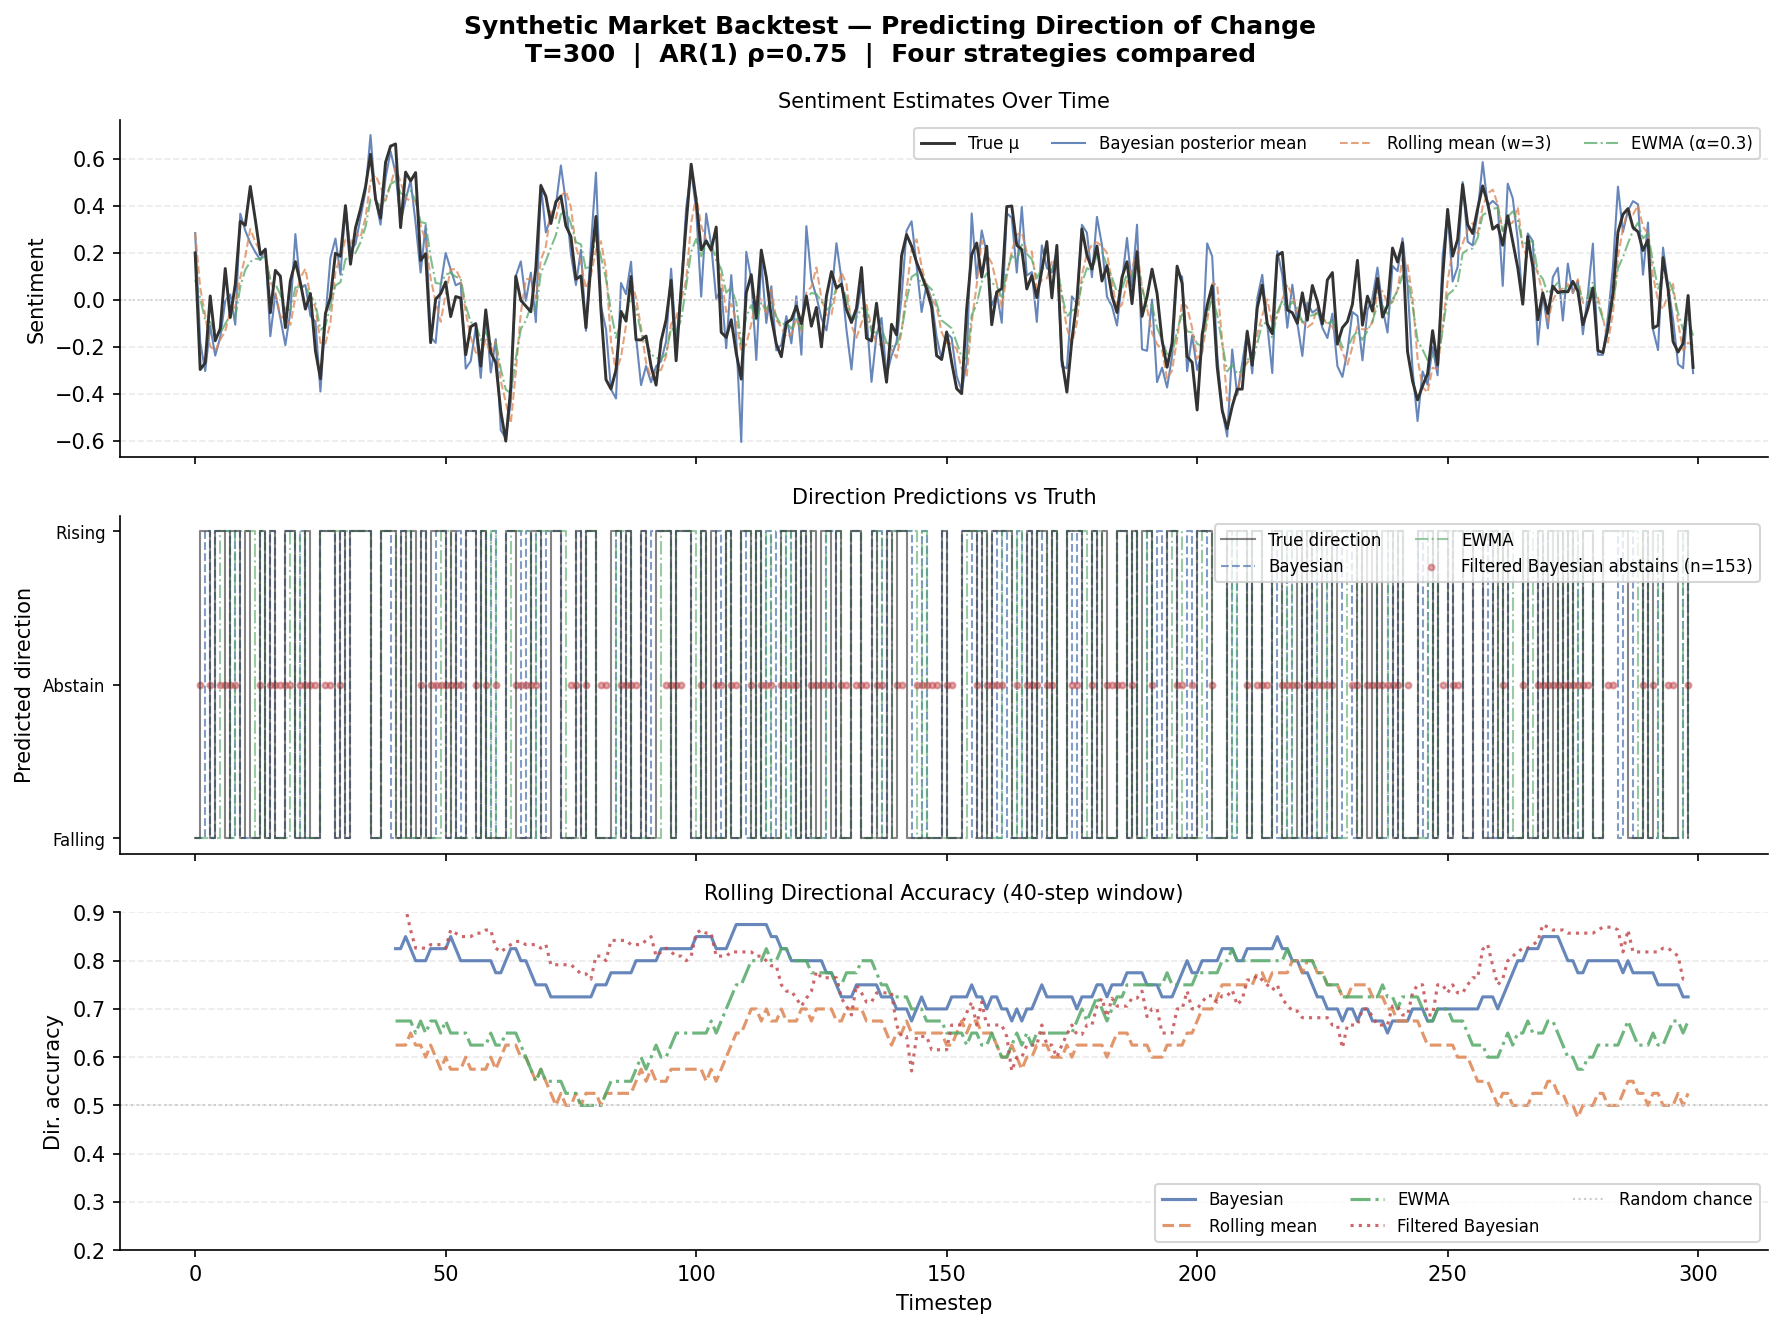

Write the Python code that produced this figure.
"""
scripts/backtest_synthetic_market.py

Simulates a market sentiment time series and compares four strategies
on their ability to predict the *direction of change* in sentiment.

TARGET
------
At each timestep t, we predict:
    sign(μ_{t+1} - μ_t)   - is sentiment rising or falling?

This is harder and more realistic than predicting sign(μ_{t+1}).
A model that just learns "sentiment is usually positive" would
score well on the sign task but fail here.

FOUR STRATEGIES
---------------
1. Bayesian          - always predict from posterior mean
2. Rolling mean      - mean of last ROLL_WIN posterior means
3. EWMA              - exponentially weighted mean of scores (α=0.3)
4. Filtered Bayesian - only predict when |posterior mean| > THRESHOLD
                       abstains otherwise; precision vs coverage tradeoff

DATA GENERATING PROCESS
------------------------
True sentiment follows AR(1) with mean reversion:
    μ_t = ρ * μ_{t-1} + ε,  ε ~ Normal(0, σ_drift²)
Observations are noisy:
    x_i ~ Normal(μ_t, σ_obs), clipped to [-1, 1]

Run from the project root:
    python scripts/backtest_synthetic_market.py
"""

import os
import logging
import numpy as np
import matplotlib.pyplot as plt

from core.bayesian_model import estimate_market

logging.disable(logging.WARNING)

# ----- parameters ----------------------------------------------------

T           = 300
N_OBS       = 8
RHO         = 0.75
SIGMA_DRIFT = 0.15
SIGMA_OBS   = 0.35
ROLL_WIN    = 3
EWMA_ALPHA  = 0.3
THRESHOLD   = 0.2     # filtered Bayesian: abstain if |mean| <= this
SEED        = 55

# ----- generate true sentiment ---------------------------------------

rng     = np.random.default_rng(SEED)
true_mu = np.zeros(T)
true_mu[0] = rng.uniform(-0.3, 0.3)

for t in range(1, T):
    shock      = rng.normal(0, SIGMA_DRIFT)
    true_mu[t] = np.clip(RHO * true_mu[t - 1] + shock, -1.0, 1.0)

# direction of change: +1 if rising, -1 if falling
# defined for t = 0..T-2 (predict change from t to t+1)
true_direction = np.sign(true_mu[1:] - true_mu[:-1])

# ----- generate observations and estimates ---------------------------

post_means = []
post_vars  = []
ewma_vals  = []
roll_means = []
ewma_cur   = 0.0

for t in range(T):
    raw    = rng.normal(loc=true_mu[t], scale=SIGMA_OBS, size=N_OBS)
    scores = np.clip(raw, -1.0, 1.0).tolist()

    result = estimate_market(scores)
    post_means.append(result.mean)
    post_vars.append(result.variance)

    # EWMA over posterior means - smooth the signal across timesteps
    ewma_cur = EWMA_ALPHA * result.mean + (1 - EWMA_ALPHA) * ewma_cur
    ewma_vals.append(ewma_cur)

    window = post_means[max(0, t - ROLL_WIN + 1): t + 1]
    roll_means.append(float(np.mean(window)))

post_means = np.array(post_means)
post_vars  = np.array(post_vars)
ewma_vals  = np.array(ewma_vals)
roll_means = np.array(roll_means)

# ----- prediction: sign of change ------------------------------------
# Predict sign(μ_{t+1} - μ_t) using estimate at t.
# We use the *change in the estimate* as a proxy for change in true μ.

def predict_direction(estimates: np.ndarray) -> np.ndarray:
    """Predict direction of change: sign(estimate[t+1] - estimate[t])."""
    return np.sign(np.diff(estimates))   # length T-1

bayes_pred    = predict_direction(post_means)
roll_pred     = predict_direction(roll_means)
ewma_pred     = predict_direction(ewma_vals)

# Filtered Bayesian: only predict when the estimate is strong enough
# to be trustworthy. Abstain (0) when |mean| <= THRESHOLD.
filtered_pred = np.where(
    np.abs(post_means[:-1]) > THRESHOLD,
    bayes_pred,
    0,   # abstain
)

# ----- metrics -------------------------------------------------------

def compute_metrics(preds: np.ndarray, targets: np.ndarray) -> dict:
    """
    preds:   array of {-1, 0, 1}, length T-1. 0 = abstain.
    targets: array of {-1, 0, 1}, true direction of change.
    """
    mask       = preds != 0                          # timesteps where decision made
    n_decided  = int(mask.sum())
    n_total    = len(preds)

    if n_decided == 0:
        return dict(accuracy=float("nan"), precision=float("nan"),
                    decision_rate=0.0, n_decided=0)

    p = preds[mask]
    t = targets[mask]

    correct        = (p == t).sum()
    true_pos       = ((p == 1) & (t == 1)).sum()
    predicted_pos  = (p == 1).sum()

    accuracy       = correct / n_decided
    precision      = true_pos / predicted_pos if predicted_pos > 0 else float("nan")
    decision_rate  = n_decided / n_total

    return dict(
        accuracy=float(accuracy),
        precision=float(precision),
        decision_rate=float(decision_rate),
        n_decided=n_decided,
    )

strategies = {
    "Bayesian":           compute_metrics(bayes_pred,    true_direction),
    "Rolling mean":       compute_metrics(roll_pred,     true_direction),
    "EWMA (α=0.3)":       compute_metrics(ewma_pred,     true_direction),
    "Filtered Bayesian":  compute_metrics(filtered_pred, true_direction),
}

# ----- print ---------------------------------------------------------

print(f"T={T} steps  |  n={N_OBS} obs/step  |  AR(1) ρ={RHO}  "
      f"|  obs noise σ={SIGMA_OBS}  |  filter threshold={THRESHOLD}\n")
print(f"Target: predict sign(μ_{{t+1}} - μ_t)  - direction of change\n")

col = 20
print(f"{'Strategy':<22} {'Dir. accuracy':>{col}}  {'Precision':>{col}}  {'Decision rate':>{col}}  {'N decided':>{col}}")
print("-" * (22 + col * 4 + 8))

for name, m in strategies.items():
    acc  = f"{m['accuracy']:.3f}"   if not np.isnan(m['accuracy'])   else "N/A"
    prec = f"{m['precision']:.3f}"  if not np.isnan(m['precision'])  else "N/A"
    dr   = f"{m['decision_rate']:.3f}"
    nd   = str(m['n_decided'])
    print(f"  {name:<20} {acc:>{col}}  {prec:>{col}}  {dr:>{col}}  {nd:>{col}}")

print()
print(f"Baseline (random):  accuracy ≈ 0.500, precision ≈ 0.500")
print()

# Key observations
b  = strategies["Bayesian"]
fb = strategies["Filtered Bayesian"]
if not np.isnan(fb["precision"]) and not np.isnan(b["precision"]):
    if fb["precision"] > b["precision"]:
        print(f"Filtered Bayesian improves precision by "
              f"{(fb['precision'] - b['precision'])*100:.1f}pp "
              f"at a decision rate of {fb['decision_rate']:.0%}.")
    else:
        print(f"Filtering did not improve precision at threshold={THRESHOLD}. "
              f"Consider adjusting the threshold.")

# ----- plot ----------------------------------------------------------

fig, axes = plt.subplots(3, 1, figsize=(12, 9), sharex=True)
fig.suptitle(
    f"Synthetic Market Backtest - Predicting Direction of Change\n"
    f"T={T}  |  AR(1) ρ={RHO}  |  Four strategies compared",
    fontsize=12, fontweight="bold",
)

t_axis = np.arange(T)

# --- Panel 1: true sentiment + all estimates -------------------------
ax = axes[0]
ax.plot(t_axis, true_mu,    color="#333333", linewidth=1.4,
        label="True μ", zorder=4)
ax.plot(t_axis, post_means, color="#4C72B0", linewidth=1.0,
        alpha=0.85, label="Bayesian posterior mean")
ax.plot(t_axis, roll_means, color="#DD8452", linewidth=1.0,
        alpha=0.75, linestyle="--", label=f"Rolling mean (w={ROLL_WIN})")
ax.plot(t_axis, ewma_vals,  color="#55a868", linewidth=1.0,
        alpha=0.75, linestyle="-.", label=f"EWMA (α={EWMA_ALPHA})")
ax.axhline(0, color="#cccccc", linewidth=0.8, linestyle=":")
ax.set_ylabel("Sentiment", fontsize=10)
ax.set_title("Sentiment Estimates Over Time", fontsize=10)
ax.legend(fontsize=8, loc="upper right", ncol=4)
ax.spines[["top", "right"]].set_visible(False)
ax.grid(axis="y", linestyle="--", alpha=0.25)

# --- Panel 2: true direction of change + predictions -----------------
ax = axes[1]
t_pred = t_axis[:-1]

ax.step(t_pred, true_direction, color="#333333", linewidth=1.0,
        where="post", label="True direction", alpha=0.6, zorder=4)
ax.step(t_pred, bayes_pred,    color="#4C72B0", linewidth=1.0,
        where="post", label="Bayesian", alpha=0.7, linestyle="--")
ax.step(t_pred, ewma_pred,     color="#55a868", linewidth=1.0,
        where="post", label="EWMA", alpha=0.6, linestyle="-.")

# Mark abstentions for filtered Bayesian
abstain_t = t_pred[filtered_pred == 0]
ax.scatter(abstain_t, np.zeros(len(abstain_t)),
           color="#c44e52", s=8, alpha=0.5, zorder=3,
           label=f"Filtered Bayesian abstains (n={len(abstain_t)})")

ax.set_yticks([-1, 0, 1])
ax.set_yticklabels(["Falling", "Abstain", "Rising"], fontsize=8)
ax.set_ylabel("Predicted direction", fontsize=10)
ax.set_title("Direction Predictions vs Truth", fontsize=10)
ax.legend(fontsize=8, loc="upper right", ncol=2)
ax.spines[["top", "right"]].set_visible(False)

# --- Panel 3: rolling directional accuracy (40-step window) ----------
ax = axes[2]
win = 40

def rolling_dir_acc(preds, targets, w):
    out = []
    for t in range(w, len(preds)):
        p = preds[t - w:t]
        tgt = targets[t - w:t]
        mask = p != 0
        if mask.sum() == 0:
            out.append(float("nan"))
        else:
            out.append(float((p[mask] == tgt[mask]).mean()))
    return np.array(out)

t_roll = t_axis[win:-1]
for name, preds, color, ls in [
    ("Bayesian",          bayes_pred,    "#4C72B0", "-"),
    ("Rolling mean",      roll_pred,     "#DD8452", "--"),
    ("EWMA",              ewma_pred,     "#55a868", "-."),
    ("Filtered Bayesian", filtered_pred, "#c44e52", ":"),
]:
    racc = rolling_dir_acc(preds, true_direction, win)
    ax.plot(t_roll, racc, color=color, linewidth=1.5,
            linestyle=ls, label=name, alpha=0.85)

ax.axhline(0.5, color="#cccccc", linewidth=1.0, linestyle=":",
           label="Random chance")
ax.set_ylim(0.2, 0.9)
ax.set_ylabel("Dir. accuracy", fontsize=10)
ax.set_xlabel("Timestep", fontsize=10)
ax.set_title(f"Rolling Directional Accuracy ({win}-step window)", fontsize=10)
ax.legend(fontsize=8, loc="lower right", ncol=3)
ax.spines[["top", "right"]].set_visible(False)
ax.grid(axis="y", linestyle="--", alpha=0.25)

plt.tight_layout()

OUTPUT_PATH = os.path.join(os.path.dirname(__file__), "..", "outputs",
                           "backtest_synthetic_market.png")
os.makedirs(os.path.dirname(OUTPUT_PATH), exist_ok=True)
fig.savefig(OUTPUT_PATH, dpi=150, bbox_inches="tight")
print(f"\nSaved to {OUTPUT_PATH}")
